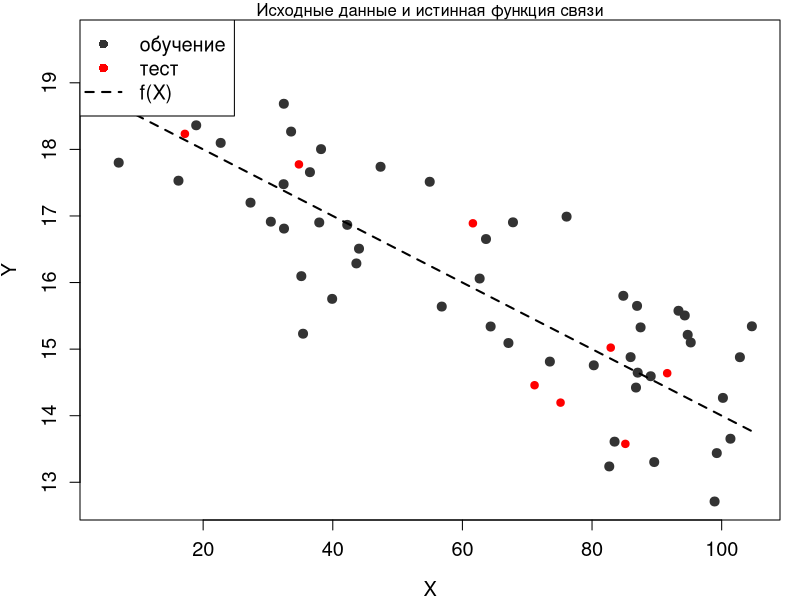
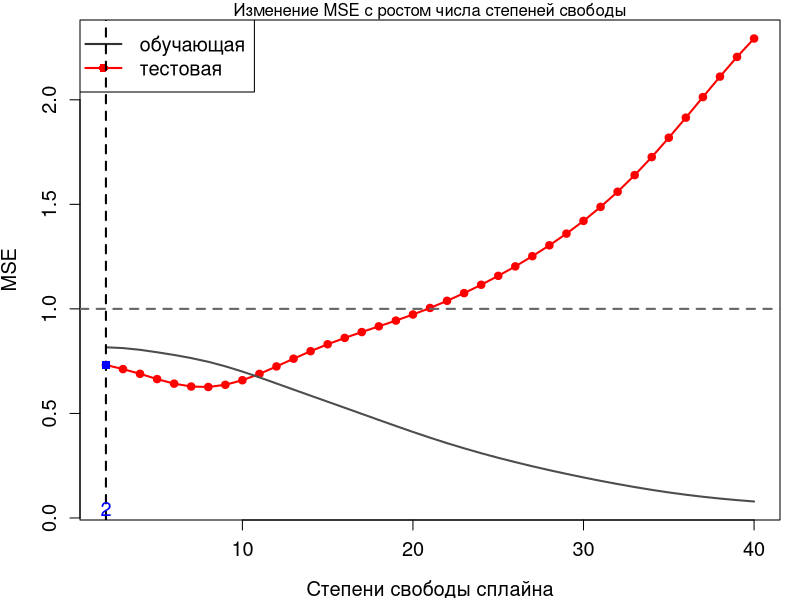
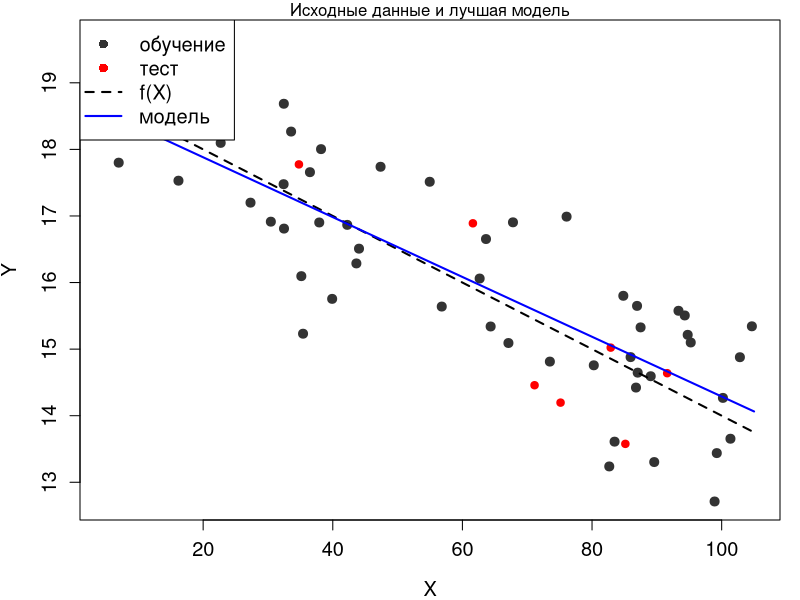
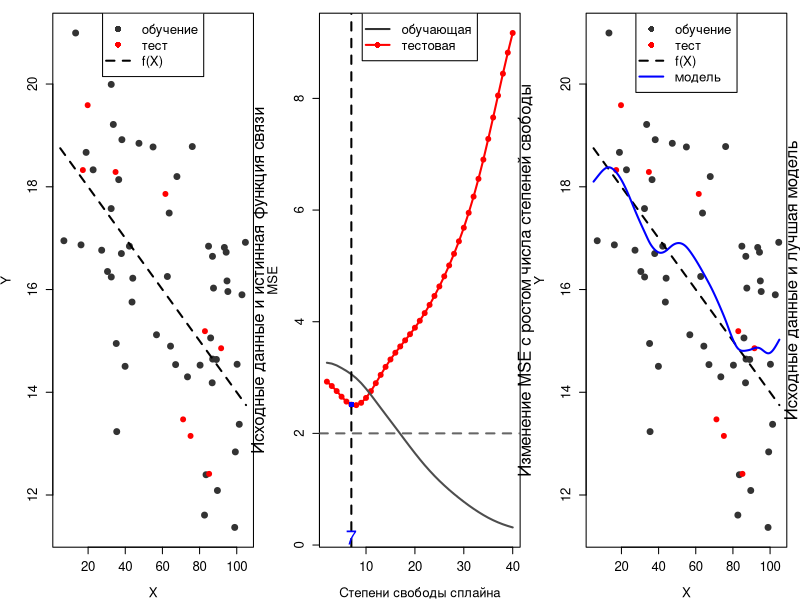
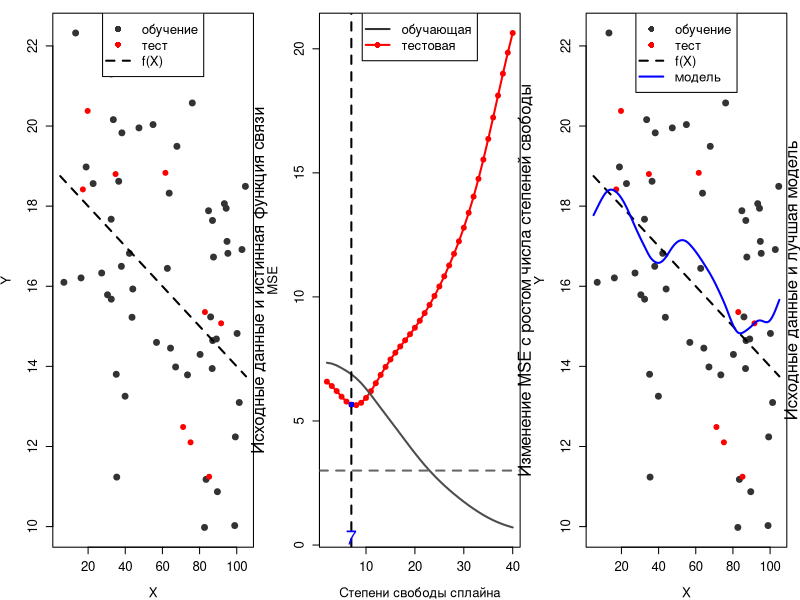
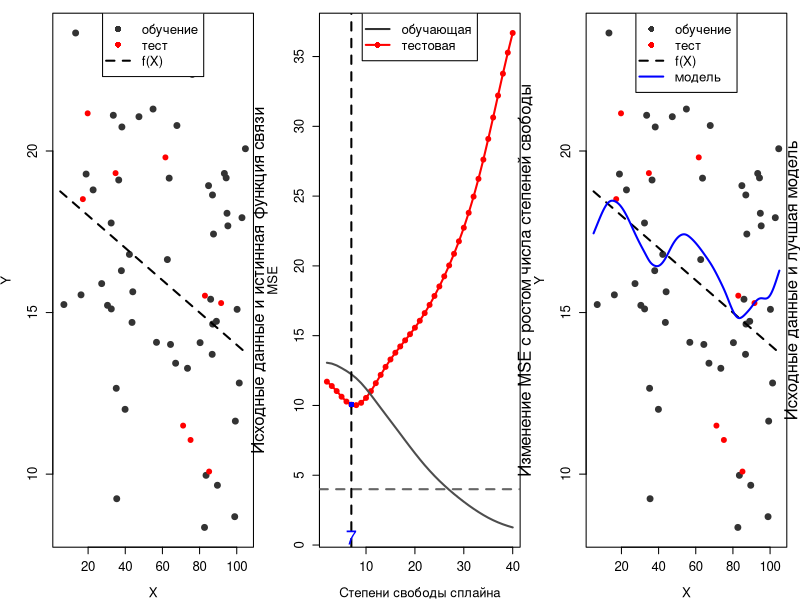

Reproduce these figures in R, in order.
## ---- chunk 1
library('knitr')
knitr::opts_chunk$set(echo = FALSE)
## ---- chunk 2

#  Генерируем данные ###########################################################

my.seed <- 23    # ядро
n.all <- 60              # наблюдений всего
train.percent <- 0.85    # доля обучающей выборки
res.sd <- 1              # стандартное отклонение случайного шума
x.min <- 5               # границы изменения X: нижняя
x.max <- 105             #  и верхняя

# фактические значения x
set.seed(my.seed)
x <- runif(x.min, x.max, n = n.all)

# случайный шум
set.seed(my.seed)
res <- rnorm(mean = 0, sd = res.sd, n = n.all)

# отбираем наблюдения в обучающую выборку
set.seed(my.seed)
inTrain <- sample(seq_along(x), size = train.percent*n.all)

# истинная функция взаимосвязи
y.func <- function(x) {19 - 0.05*x}

# для графика истинной взаимосвязи
x.line <- seq(x.min, x.max, length = n.all)
y.line <- y.func(x.line)

# фактические значения y (с шумом)
y <- y.func(x) + res

# Создаём векторы с данными для построения графиков ############################

# наблюдения на обучающей выборке
x.train <- x[inTrain]
y.train <- y[inTrain]

# наблюдения на тестовой выборке
x.test <- x[-inTrain]
y.test <- y[-inTrain]

#  График 1: Исходные данные на график #########################################

#png("plot1_1.png", width = 600, height = 250)

# убираем широкие поля рисунка
par(mar = c(4, 4, 1, 1))

# наименьшие/наибольшие значения по осям
x.lim <- c(x.min, x.max)
y.lim <- c(min(y), max(y))

# наблюдения с шумом (обучающая выборка)
plot(x.train, y.train, 
     col = grey(0.2), bg = grey(0.2), pch = 21,
     xlab = 'X', ylab = 'Y', 
     xlim = x.lim, ylim = y.lim, 
     cex = 1.2, cex.lab = 1.2, cex.axis = 1.2)

# заголовок
mtext('Исходные данные и истинная функция связи', side = 3)

# наблюдения тестовой выборки
points(x.test, y.test, col = 'red', bg = 'red', pch = 21)

# истинная функция
lines(x.line, y.line, lwd = 2, lty = 2)

# легенда
legend('topleft', legend = c('обучение', 'тест', 'f(X)'),
       pch = c(16, 16, NA), 
       col = c(grey(0.2), 'red', 'black'),  
       lty = c(0, 0, 2), lwd = c(1, 1, 2), cex = 1.2)

#dev.off()
## ЗДЕСЬ ВЫВОДИТСЯ В ОТЧЁТЕ РЕШЁТКА КАК УБРАТЬ - ПОДУМАТЬ
## ---- chunk 3
#  Теперь строим модели с df от 2 до 40 ########################################

# максимальное число степеней свободы для модели сплайна
max.df <- 40

tbl <- data.frame(df = 2:max.df)   # таблица для записи ошибок
tbl$MSE.train <- 0                 # столбец: ошибки на обучающей выборке
tbl$MSE.test <- 0                  # столбец: ошибки на тестовой выборке

# цикл по степеням свободы
for (i in 2:max.df) {
  # строим модель
  mod <- smooth.spline(x = x.train, y = y.train, df = i)
  
  # модельные значения для расчёта ошибок
  y.model.train <- predict(mod, data.frame(x = x.train))$y[, 1]
  y.model.test <- predict(mod, data.frame(x = x.test))$y[, 1]
  
  # считаем средний квадрат ошибки на обучающей и тестовой выборке
  MSE <- c(sum((y.train - y.model.train)^2) / length(x.train),
           sum((y.test - y.model.test)^2) / length(x.test))
  
  # записываем ошибки в таблицу
  tbl[tbl$df == i, c('MSE.train', 'MSE.test')] <- MSE
}

# первые строки таблицы
kable(head(tbl, n = 10))
## ---- chunk 4
# График 2: Зависимость MSE от гибкости модели ################################
#png("plot1_2.png", width = 600, height = 400)

plot(x = tbl$df, y = tbl$MSE.test, 
     type = 'l', col = 'red', lwd = 2,
     xlab = 'Степени свободы сплайна', ylab = 'MSE',
     ylim = c(min(tbl$MSE.train, tbl$MSE.test), 
              max(tbl$MSE.train, tbl$MSE.test)),
     cex = 1.2, cex.lab = 1.2, cex.axis = 1.2)

# заголовок
mtext('Изменение MSE с ростом числа степеней свободы', side = 3)

points(x = tbl$df, y = tbl$MSE.test,
       pch = 21, col = 'red', bg = 'red')
lines(x = tbl$df, y = tbl$MSE.train, col = grey(0.3), lwd = 2)
# неустранимая ошибка
abline(h = res.sd, lty = 2, col = grey(0.4), lwd = 2)

# легенда
legend('topleft', legend = c('обучающая', 'тестовая'),
       pch = c(NA, 16), 
       col = c(grey(0.2), 'red'),  
       lty = c(1, 1), lwd = c(2, 2), cex = 1.2)

# степени свободы у наименьшей ошибки на тестовой выборке
min.MSE.test <- min(tbl$MSE.test)
df.min.MSE.test <- tbl[tbl$MSE.test == min.MSE.test, 'df']

# компромисс между точностью и простотой модели по графику
df.my.MSE.test <- 2
my.MSE.test <- tbl[tbl$df == df.my.MSE.test, 'MSE.test']

# ставим точку на графике
abline(v = df.my.MSE.test, 
       lty = 2, lwd = 2)
points(x = df.my.MSE.test, y = my.MSE.test, 
       pch = 15, col = 'blue')
mtext(df.my.MSE.test, 
      side = 1, line = -1, at = df.my.MSE.test, col = 'blue', cex = 1.2)

#dev.off()
## ---- chunk 5
#  График 3: Лучшая модель (компромисс между гибкостью и точностью) ############
#png("plot1_3.png", width = 600)

mod.MSE.test <- smooth.spline(x = x.train, y = y.train, df = df.my.MSE.test)

# для гладких графиков модели
x.model.plot <- seq(x.min, x.max, length = 250)
y.model.plot <- predict(mod.MSE.test, data.frame(x = x.model.plot))$y[, 1]

# убираем широкие поля рисунка
par(mar = c(4, 4, 1, 1))

# наименьшие/наибольшие значения по осям
x.lim <- c(x.min, x.max)
y.lim <- c(min(y), max(y))

# наблюдения с шумом (обучающая выборка)
plot(x.train, y.train, 
     col = grey(0.2), bg = grey(0.2), pch = 21,
     xlab = 'X', ylab = 'Y', 
     xlim = x.lim, ylim = y.lim, 
     cex = 1.2, cex.lab = 1.2, cex.axis = 1.2)

# заголовок
mtext('Исходные данные и лучшая модель', side = 3)

# наблюдения тестовой выборки
points(x.test, y.test, 
       col = 'red', bg = 'red', pch = 21)

# истинная функция
lines(x.line, y.line, 
      lwd = 2, lty = 2)

# модель
lines(x.model.plot, y.model.plot, 
      lwd = 2, col = 'blue')

# легенда
legend('topleft', legend = c('обучение', 'тест', 'f(X)', 'модель'),
       pch = c(16, 16, NA, NA), 
       col = c(grey(0.2), 'red', 'black', 'blue'),  
       lty = c(0, 0, 2, 1), lwd = c(1, 1, 2, 2), cex = 1.2)
#dev.off()
## ---- chunk 6
res.sd <- 2              # стандартное отклонение случайного шума
df.choose <- 7           # выбрать для графика 2 оптимальную степень свободы

# фактические значения x
set.seed(my.seed)
x <- runif(x.min, x.max, n = n.all)

# случайный шум
set.seed(my.seed)
res <- rnorm(mean = 0, sd = res.sd, n = n.all)

# отбираем наблюдения в обучающую выборку
set.seed(my.seed)
inTrain <- sample(seq_along(x), size = train.percent*n.all)

# истинная функция взаимосвязи
y.func <- function(x) {19 - 0.05*x}

# для графика истинной взаимосвязи
x.line <- seq(x.min, x.max, length = n.all)
y.line <- y.func(x.line)

# фактические значения y (с шумом)
y <- y.func(x) + res

# Создаём векторы с данными для построения графиков ############################

# наблюдения на обучающей выборке
x.train <- x[inTrain]
y.train <- y[inTrain]

# наблюдения на тестовой выборке
x.test <- x[-inTrain]
y.test <- y[-inTrain]

png("plot1(2).png", width = 600)

#  График 1: Исходные данные на график #########################################

par(mfrow = c(1, 3))

# убираем широкие поля рисунка
par(mar = c(4, 4, 1, 1))

# наименьшие/наибольшие значения по осям
x.lim <- c(x.min, x.max)
y.lim <- c(min(y), max(y))

# наблюдения с шумом (обучающая выборка)
plot(x.train, y.train, 
     col = grey(0.2), bg = grey(0.2), pch = 21,
     xlab = 'X', ylab = 'Y', 
     xlim = x.lim, ylim = y.lim, 
     cex = 1.2, cex.lab = 1.2, cex.axis = 1.2)

# заголовок
mtext('Исходные данные и истинная функция связи', side = 4)

# наблюдения тестовой выборки
points(x.test, y.test, col = 'red', bg = 'red', pch = 21)

# истинная функция
lines(x.line, y.line, lwd = 2, lty = 2)

# легенда
legend('top', legend = c('обучение', 'тест', 'f(X)'),
       pch = c(16, 16, NA), 
       col = c(grey(0.2), 'red', 'black'),  
       lty = c(0, 0, 2), lwd = c(1, 1, 2), cex = 1.2)

#  Строим модель №2 #########################################

#  Теперь строим модели с df от 2 до 40 ########################################

# максимальное число степеней свободы для модели сплайна
max.df <- 40

tbl <- data.frame(df = 2:max.df)   # таблица для записи ошибок
tbl$MSE.train <- 0                 # столбец: ошибки на обучающей выборке
tbl$MSE.test <- 0                  # столбец: ошибки на тестовой выборке

# цикл по степеням свободы
for (i in 2:max.df) {
  # строим модель
  mod <- smooth.spline(x = x.train, y = y.train, df = i)
  
  # модельные значения для расчёта ошибок
  y.model.train <- predict(mod, data.frame(x = x.train))$y[, 1]
  y.model.test <- predict(mod, data.frame(x = x.test))$y[, 1]
  
  # считаем средний квадрат ошибки на обучающей и тестовой выборке
  MSE <- c(sum((y.train - y.model.train)^2) / length(x.train),
           sum((y.test - y.model.test)^2) / length(x.test))
  
  # записываем ошибки в таблицу
  tbl[tbl$df == i, c('MSE.train', 'MSE.test')] <- MSE
}

# первые строки таблицы
kable(head(tbl, n = 10))

# График 2: Зависимость MSE от гибкости модели ################################


plot(x = tbl$df, y = tbl$MSE.test, 
     type = 'l', col = 'red', lwd = 2,
     xlab = 'Степени свободы сплайна', ylab = 'MSE',
     ylim = c(min(tbl$MSE.train, tbl$MSE.test), 
              max(tbl$MSE.train, tbl$MSE.test)),
     cex = 1.2, cex.lab = 1.2, cex.axis = 1.2)

# заголовок
mtext('Изменение MSE с ростом числа степеней свободы', side = 4)

points(x = tbl$df, y = tbl$MSE.test,
       pch = 21, col = 'red', bg = 'red')
lines(x = tbl$df, y = tbl$MSE.train, col = grey(0.3), lwd = 2)
# неустранимая ошибка
abline(h = res.sd, lty = 2, col = grey(0.4), lwd = 2)

# легенда
legend('top', legend = c('обучающая', 'тестовая'),
       pch = c(NA, 16), 
       col = c(grey(0.2), 'red'),  
       lty = c(1, 1), lwd = c(2, 2), cex = 1.2)

# степени свободы у наименьшей ошибки на тестовой выборке
min.MSE.test <- min(tbl$MSE.test)
df.min.MSE.test <- tbl[tbl$MSE.test == min.MSE.test, 'df']

# компромисс между точностью и простотой модели по графику
df.my.MSE.test <- df.choose
my.MSE.test <- tbl[tbl$df == df.my.MSE.test, 'MSE.test']

# ставим точку на графике
abline(v = df.my.MSE.test, 
       lty = 2, lwd = 2)
points(x = df.my.MSE.test, y = my.MSE.test, 
       pch = 15, col = 'blue')

mtext(df.my.MSE.test, 
      side = 1, line = -1, at = df.my.MSE.test, col = 'blue', cex = 1.2)



#  График 3: Лучшая модель (компромисс между гибкостью и точностью) ############


mod.MSE.test <- smooth.spline(x = x.train, y = y.train, df = df.my.MSE.test)

# для гладких графиков модели
x.model.plot <- seq(x.min, x.max, length = 250)
y.model.plot <- predict(mod.MSE.test, data.frame(x = x.model.plot))$y[, 1]

# убираем широкие поля рисунка
par(mar = c(4, 4, 1, 1))

# наименьшие/наибольшие значения по осям
x.lim <- c(x.min, x.max)
y.lim <- c(min(y), max(y))

# наблюдения с шумом (обучающая выборка)
plot(x.train, y.train, 
     col = grey(0.2), bg = grey(0.2), pch = 21,
     xlab = 'X', ylab = 'Y', 
     xlim = x.lim, ylim = y.lim, 
     cex = 1.2, cex.lab = 1.2, cex.axis = 1.2)

# заголовок
mtext('Исходные данные и лучшая модель', side = 4)

# наблюдения тестовой выборки
points(x.test, y.test, 
       col = 'red', bg = 'red', pch = 21)

# истинная функция
lines(x.line, y.line, 
      lwd = 2, lty = 2)

# модель
lines(x.model.plot, y.model.plot, 
      lwd = 2, col = 'blue')

# легенда
legend('top', legend = c('обучение', 'тест', 'f(X)', 'модель'),
       pch = c(16, 16, NA, NA), 
       col = c(grey(0.2), 'red', 'black', 'blue'),  
       lty = c(0, 0, 2, 1), lwd = c(1, 1, 2, 2), cex = 1.2)

par(mfrow = c(1, 1))
dev.off()

## ---- chunk 7
res.sd <- 3              # стандартное отклонение случайного шума
df.choose <- 7           # выбрать для графика 2 оптимальную степень свободы

# фактические значения x
set.seed(my.seed)
x <- runif(x.min, x.max, n = n.all)

# случайный шум
set.seed(my.seed)
res <- rnorm(mean = 0, sd = res.sd, n = n.all)

# отбираем наблюдения в обучающую выборку
set.seed(my.seed)
inTrain <- sample(seq_along(x), size = train.percent*n.all)

# истинная функция взаимосвязи
y.func <- function(x) {19 - 0.05*x}

# для графика истинной взаимосвязи
x.line <- seq(x.min, x.max, length = n.all)
y.line <- y.func(x.line)

# фактические значения y (с шумом)
y <- y.func(x) + res

# Создаём векторы с данными для построения графиков ############################

# наблюдения на обучающей выборке
x.train <- x[inTrain]
y.train <- y[inTrain]

# наблюдения на тестовой выборке
x.test <- x[-inTrain]
y.test <- y[-inTrain]

png("plot1(3).png", width = 600)

#  График 1: Исходные данные на график #########################################

par(mfrow = c(1, 3))

# убираем широкие поля рисунка
par(mar = c(4, 4, 1, 1))

# наименьшие/наибольшие значения по осям
x.lim <- c(x.min, x.max)
y.lim <- c(min(y), max(y))

# наблюдения с шумом (обучающая выборка)
plot(x.train, y.train, 
     col = grey(0.2), bg = grey(0.2), pch = 21,
     xlab = 'X', ylab = 'Y', 
     xlim = x.lim, ylim = y.lim, 
     cex = 1.2, cex.lab = 1.2, cex.axis = 1.2)

# заголовок
mtext('Исходные данные и истинная функция связи', side = 4)

# наблюдения тестовой выборки
points(x.test, y.test, col = 'red', bg = 'red', pch = 21)

# истинная функция
lines(x.line, y.line, lwd = 2, lty = 2)

# легенда
legend('top', legend = c('обучение', 'тест', 'f(X)'),
       pch = c(16, 16, NA), 
       col = c(grey(0.2), 'red', 'black'),  
       lty = c(0, 0, 2), lwd = c(1, 1, 2), cex = 1.2)

#  Строим модель №2 #########################################

#  Теперь строим модели с df от 2 до 40 ########################################

# максимальное число степеней свободы для модели сплайна
max.df <- 40

tbl <- data.frame(df = 2:max.df)   # таблица для записи ошибок
tbl$MSE.train <- 0                 # столбец: ошибки на обучающей выборке
tbl$MSE.test <- 0                  # столбец: ошибки на тестовой выборке

# цикл по степеням свободы
for (i in 2:max.df) {
  # строим модель
  mod <- smooth.spline(x = x.train, y = y.train, df = i)
  
  # модельные значения для расчёта ошибок
  y.model.train <- predict(mod, data.frame(x = x.train))$y[, 1]
  y.model.test <- predict(mod, data.frame(x = x.test))$y[, 1]
  
  # считаем средний квадрат ошибки на обучающей и тестовой выборке
  MSE <- c(sum((y.train - y.model.train)^2) / length(x.train),
           sum((y.test - y.model.test)^2) / length(x.test))
  
  # записываем ошибки в таблицу
  tbl[tbl$df == i, c('MSE.train', 'MSE.test')] <- MSE
}


# График 2: Зависимость MSE от гибкости модели ################################


plot(x = tbl$df, y = tbl$MSE.test, 
     type = 'l', col = 'red', lwd = 2,
     xlab = 'Степени свободы сплайна', ylab = 'MSE',
     ylim = c(min(tbl$MSE.train, tbl$MSE.test), 
              max(tbl$MSE.train, tbl$MSE.test)),
     cex = 1.2, cex.lab = 1.2, cex.axis = 1.2)

# заголовок
mtext('Изменение MSE с ростом числа степеней свободы', side = 4)

points(x = tbl$df, y = tbl$MSE.test,
       pch = 21, col = 'red', bg = 'red')
lines(x = tbl$df, y = tbl$MSE.train, col = grey(0.3), lwd = 2)
# неустранимая ошибка
abline(h = res.sd, lty = 2, col = grey(0.4), lwd = 2)

# легенда
legend('top', legend = c('обучающая', 'тестовая'),
       pch = c(NA, 16), 
       col = c(grey(0.2), 'red'),  
       lty = c(1, 1), lwd = c(2, 2), cex = 1.2)

# степени свободы у наименьшей ошибки на тестовой выборке
min.MSE.test <- min(tbl$MSE.test)
df.min.MSE.test <- tbl[tbl$MSE.test == min.MSE.test, 'df']

# компромисс между точностью и простотой модели по графику
df.my.MSE.test <- df.choose
my.MSE.test <- tbl[tbl$df == df.my.MSE.test, 'MSE.test']

# ставим точку на графике
abline(v = df.my.MSE.test, 
       lty = 2, lwd = 2)
points(x = df.my.MSE.test, y = my.MSE.test, 
       pch = 15, col = 'blue')

mtext(df.my.MSE.test, 
      side = 1, line = -1, at = df.my.MSE.test, col = 'blue', cex = 1.2)



#  График 3: Лучшая модель (компромисс между гибкостью и точностью) ############


mod.MSE.test <- smooth.spline(x = x.train, y = y.train, df = df.my.MSE.test)

# для гладких графиков модели
x.model.plot <- seq(x.min, x.max, length = 250)
y.model.plot <- predict(mod.MSE.test, data.frame(x = x.model.plot))$y[, 1]

# убираем широкие поля рисунка
par(mar = c(4, 4, 1, 1))

# наименьшие/наибольшие значения по осям
x.lim <- c(x.min, x.max)
y.lim <- c(min(y), max(y))

# наблюдения с шумом (обучающая выборка)
plot(x.train, y.train, 
     col = grey(0.2), bg = grey(0.2), pch = 21,
     xlab = 'X', ylab = 'Y', 
     xlim = x.lim, ylim = y.lim, 
     cex = 1.2, cex.lab = 1.2, cex.axis = 1.2)

# заголовок
mtext('Исходные данные и лучшая модель', side = 4)

# наблюдения тестовой выборки
points(x.test, y.test, 
       col = 'red', bg = 'red', pch = 21)

# истинная функция
lines(x.line, y.line, 
      lwd = 2, lty = 2)

# модель
lines(x.model.plot, y.model.plot, 
      lwd = 2, col = 'blue')

# легенда
legend('top', legend = c('обучение', 'тест', 'f(X)', 'модель'),
       pch = c(16, 16, NA, NA), 
       col = c(grey(0.2), 'red', 'black', 'blue'),  
       lty = c(0, 0, 2, 1), lwd = c(1, 1, 2, 2), cex = 1.2)

par(mfrow = c(1, 1))
dev.off()

## ---- chunk 8
res.sd <- 4              # стандартное отклонение случайного шума
df.choose <- 7           # выбрать для графика 2 оптимальную степень свободы

# фактические значения x
set.seed(my.seed)
x <- runif(x.min, x.max, n = n.all)

# случайный шум
set.seed(my.seed)
res <- rnorm(mean = 0, sd = res.sd, n = n.all)

# отбираем наблюдения в обучающую выборку
set.seed(my.seed)
inTrain <- sample(seq_along(x), size = train.percent*n.all)

# истинная функция взаимосвязи
y.func <- function(x) {19 - 0.05*x}

# для графика истинной взаимосвязи
x.line <- seq(x.min, x.max, length = n.all)
y.line <- y.func(x.line)

# фактические значения y (с шумом)
y <- y.func(x) + res

# Создаём векторы с данными для построения графиков ############################

# наблюдения на обучающей выборке
x.train <- x[inTrain]
y.train <- y[inTrain]

# наблюдения на тестовой выборке
x.test <- x[-inTrain]
y.test <- y[-inTrain]

png("plot1(4).png", width = 600)

#  График 1: Исходные данные на график #########################################

par(mfrow = c(1, 3))

# убираем широкие поля рисунка
par(mar = c(4, 4, 1, 1))

# наименьшие/наибольшие значения по осям
x.lim <- c(x.min, x.max)
y.lim <- c(min(y), max(y))

# наблюдения с шумом (обучающая выборка)
plot(x.train, y.train, 
     col = grey(0.2), bg = grey(0.2), pch = 21,
     xlab = 'X', ylab = 'Y', 
     xlim = x.lim, ylim = y.lim, 
     cex = 1.2, cex.lab = 1.2, cex.axis = 1.2)

# заголовок
mtext('Исходные данные и истинная функция связи', side = 4)

# наблюдения тестовой выборки
points(x.test, y.test, col = 'red', bg = 'red', pch = 21)

# истинная функция
lines(x.line, y.line, lwd = 2, lty = 2)

# легенда
legend('top', legend = c('обучение', 'тест', 'f(X)'),
       pch = c(16, 16, NA), 
       col = c(grey(0.2), 'red', 'black'),  
       lty = c(0, 0, 2), lwd = c(1, 1, 2), cex = 1.2)

#  Строим модель №2 #########################################

#  Теперь строим модели с df от 2 до 40 ########################################

# максимальное число степеней свободы для модели сплайна
max.df <- 40

tbl <- data.frame(df = 2:max.df)   # таблица для записи ошибок
tbl$MSE.train <- 0                 # столбец: ошибки на обучающей выборке
tbl$MSE.test <- 0                  # столбец: ошибки на тестовой выборке

# цикл по степеням свободы
for (i in 2:max.df) {
  # строим модель
  mod <- smooth.spline(x = x.train, y = y.train, df = i)
  
  # модельные значения для расчёта ошибок
  y.model.train <- predict(mod, data.frame(x = x.train))$y[, 1]
  y.model.test <- predict(mod, data.frame(x = x.test))$y[, 1]
  
  # считаем средний квадрат ошибки на обучающей и тестовой выборке
  MSE <- c(sum((y.train - y.model.train)^2) / length(x.train),
           sum((y.test - y.model.test)^2) / length(x.test))
  
  # записываем ошибки в таблицу
  tbl[tbl$df == i, c('MSE.train', 'MSE.test')] <- MSE
}

# первые строки таблицы
kable(head(tbl, n = 10))

# График 2: Зависимость MSE от гибкости модели ################################


plot(x = tbl$df, y = tbl$MSE.test, 
     type = 'l', col = 'red', lwd = 2,
     xlab = 'Степени свободы сплайна', ylab = 'MSE',
     ylim = c(min(tbl$MSE.train, tbl$MSE.test), 
              max(tbl$MSE.train, tbl$MSE.test)),
     cex = 1.2, cex.lab = 1.2, cex.axis = 1.2)

# заголовок
mtext('Изменение MSE с ростом числа степеней свободы', side = 4)

points(x = tbl$df, y = tbl$MSE.test,
       pch = 21, col = 'red', bg = 'red')
lines(x = tbl$df, y = tbl$MSE.train, col = grey(0.3), lwd = 2)
# неустранимая ошибка
abline(h = res.sd, lty = 2, col = grey(0.4), lwd = 2)

# легенда
legend('top', legend = c('обучающая', 'тестовая'),
       pch = c(NA, 16), 
       col = c(grey(0.2), 'red'),  
       lty = c(1, 1), lwd = c(2, 2), cex = 1.2)

# степени свободы у наименьшей ошибки на тестовой выборке
min.MSE.test <- min(tbl$MSE.test)
df.min.MSE.test <- tbl[tbl$MSE.test == min.MSE.test, 'df']

# компромисс между точностью и простотой модели по графику
df.my.MSE.test <- df.choose
my.MSE.test <- tbl[tbl$df == df.my.MSE.test, 'MSE.test']

# ставим точку на графике
abline(v = df.my.MSE.test, 
       lty = 2, lwd = 2)
points(x = df.my.MSE.test, y = my.MSE.test, 
       pch = 15, col = 'blue')

mtext(df.my.MSE.test, 
      side = 1, line = -1, at = df.my.MSE.test, col = 'blue', cex = 1.2)



#  График 3: Лучшая модель (компромисс между гибкостью и точностью) ############


mod.MSE.test <- smooth.spline(x = x.train, y = y.train, df = df.my.MSE.test)

# для гладких графиков модели
x.model.plot <- seq(x.min, x.max, length = 250)
y.model.plot <- predict(mod.MSE.test, data.frame(x = x.model.plot))$y[, 1]

# убираем широкие поля рисунка
par(mar = c(4, 4, 1, 1))

# наименьшие/наибольшие значения по осям
x.lim <- c(x.min, x.max)
y.lim <- c(min(y), max(y))

# наблюдения с шумом (обучающая выборка)
plot(x.train, y.train, 
     col = grey(0.2), bg = grey(0.2), pch = 21,
     xlab = 'X', ylab = 'Y', 
     xlim = x.lim, ylim = y.lim, 
     cex = 1.2, cex.lab = 1.2, cex.axis = 1.2)

# заголовок
mtext('Исходные данные и лучшая модель', side = 4)

# наблюдения тестовой выборки
points(x.test, y.test, 
       col = 'red', bg = 'red', pch = 21)

# истинная функция
lines(x.line, y.line, 
      lwd = 2, lty = 2)

# модель
lines(x.model.plot, y.model.plot, 
      lwd = 2, col = 'blue')

# легенда
legend('top', legend = c('обучение', 'тест', 'f(X)', 'модель'),
       pch = c(16, 16, NA, NA), 
       col = c(grey(0.2), 'red', 'black', 'blue'),  
       lty = c(0, 0, 2, 1), lwd = c(1, 1, 2, 2), cex = 1.2)

par(mfrow = c(1, 1))
dev.off()

